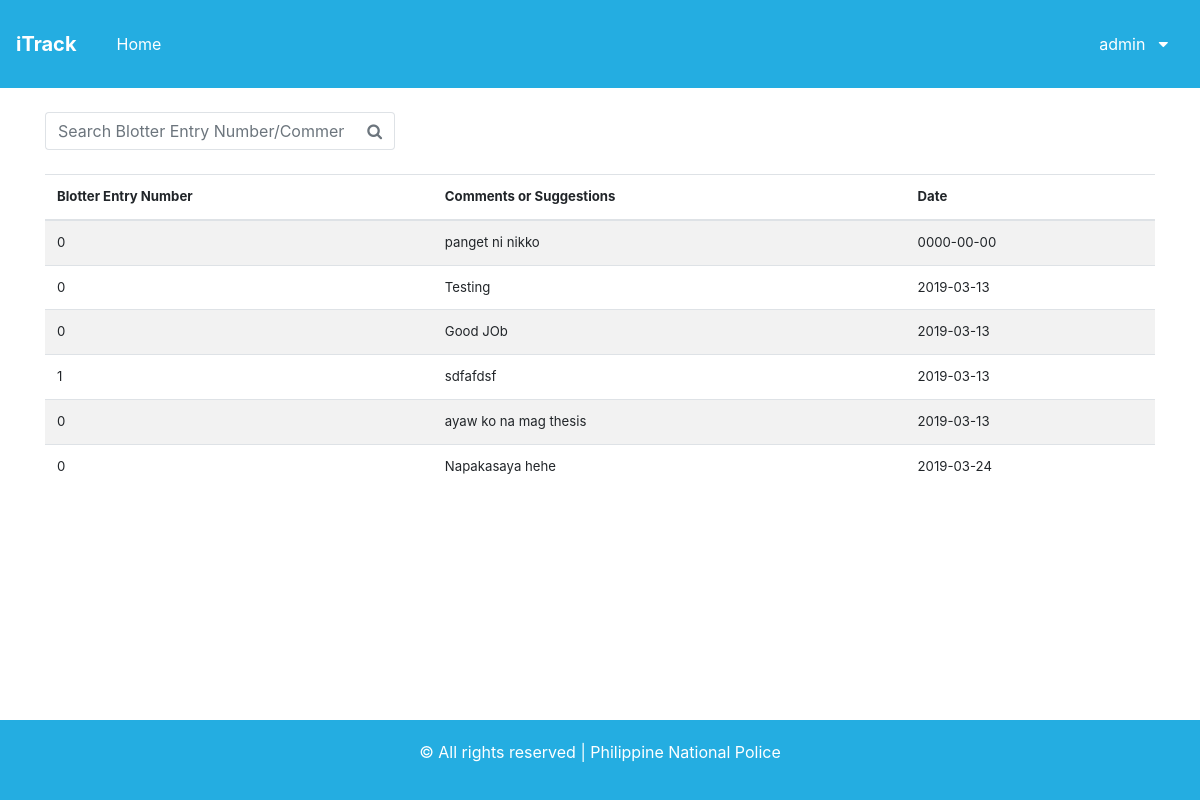
The page /itrackfinal/feedback.php (signed in) on the database its author committed.
### tables this page shows
CREATE TABLE `feedback` (
  `feedbackId` int(11) NOT NULL,
  `userId` int(11) NOT NULL,
  `benNum` int(11) NOT NULL,
  `dateAns` date NOT NULL,
  `feed_process` varchar(30) NOT NULL,
  `feed_accomodation` varchar(30) NOT NULL,
  `feed_service` varchar(30) NOT NULL,
  `feed_comments` varchar(30) NOT NULL
);

### itrackfinal/feedback.php (the view, shortened to what this page needs)
<?php
    require "adminheader.php";
    require 'includes/dbh.inc.php';
    $query = "SELECT * FROM feedback";
    $result = $conn->query($query);
?>
<!DOCTYPE html>
<html lang="en">
<head>
    <link rel="stylesheet" href="css/bootstrap.css">
    <link href="//maxcdn.bootstrapcdn.com/font-awesome/4.7.0/css/font-awesome.min.css" rel="stylesheet">
</head>
<body>
	<br>
    <div class="container">
            <div class="row">
            <div class="col-md-4">
                <div class="input-group">
                    <input id="search" class="form-control py-2 border-right-0 border" type="text" placeholder="Search Blotter Entry Number/Comment" >
                    <span class="input-group-append">
                        <button class="btn btn-outline-secondary border-left-0 border" type="button">
                            <i class="fa fa-search"></i>
                        </button>
                    </span>
                </div>
            </div>
            <div class="col-md-4">
            </div>
        </div>
        <br>
        <div class="row">
            <div class="col-md-12">
                <table id="myTable">
                <table class="table table-striped">
                    <thead>
                        <th>Blotter Entry Number</th>
                        <th>Comments or Suggestions</th>
                        <th>Date</th>
                    </thead>
                    <tbody id="table-body">
                    <?php while($row = mysqli_fetch_array($result)):?>
                <tr>
                    <td><?php echo $row['benNum'];?></td>
                    <td><?php echo $row['feed_comments'];?></td>
                    <td><?php echo $row['dateAns'];?></td>
                </tr>
                <?php endwhile;?>
                    </tbody>
                </table>
                </table>
            </div>
        </div>
    </div>
</body>
</html>
<?php
	require "viewingfooter.php";
?>

### itrackfinal/assets/css/style.css (style rules this page uses)
.btn { display: inline-flex; align-items: center; }
*, *:before, *:after { box-sizing: inherit; }

### rows shown on the page
feedback: benNum "0", feed_comments "panget ni nikko", dateAns "0000-00-00"
feedback: benNum "0", feed_comments "Testing", dateAns "2019-03-13"
feedback: benNum "0", feed_comments "Good JOb", dateAns "2019-03-13"
feedback: benNum "1", feed_comments "sdfafdsf", dateAns "2019-03-13"
feedback: benNum "0", feed_comments "ayaw ko na mag thesis", dateAns "2019-03-13"
feedback: benNum "0", feed_comments "Napakasaya hehe", dateAns "2019-03-24"

### other values the page prints
$_SESSION['userUid'] "admin"
